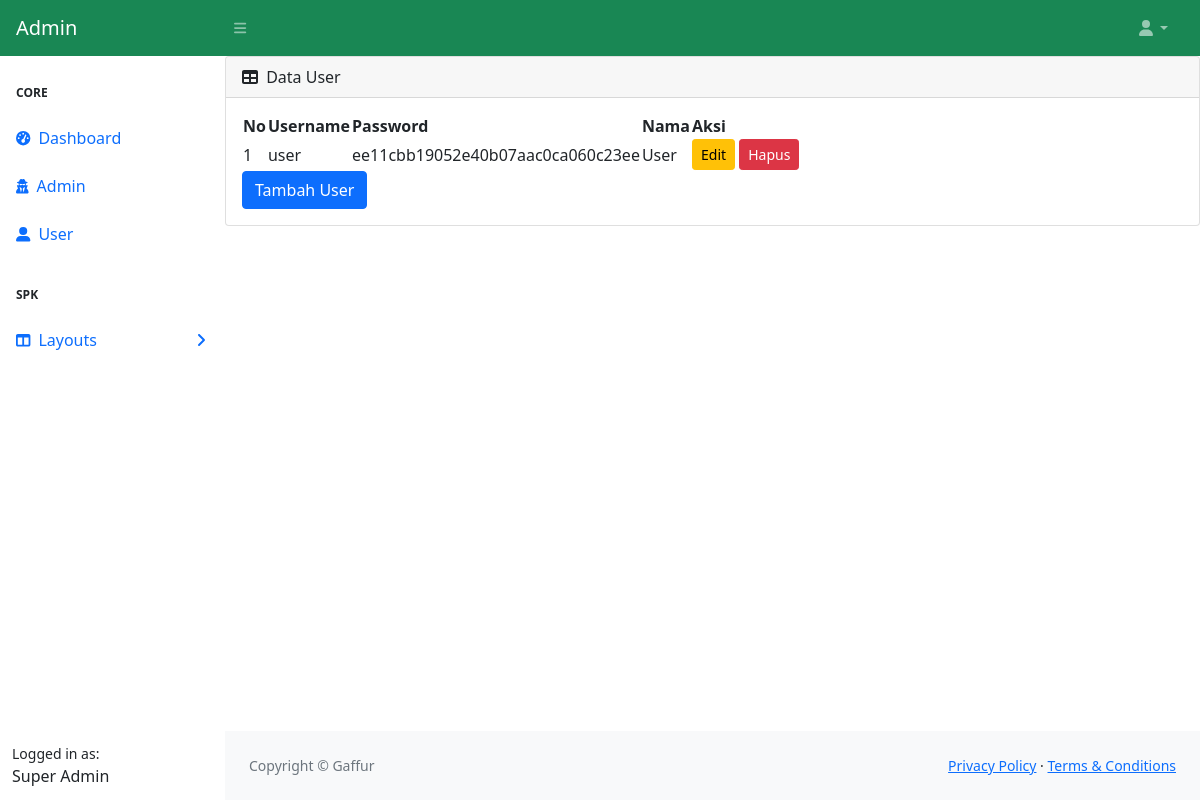
Screenshot of /admin/user.php (signed in) with the database file from the repository.
### tables this page shows
CREATE TABLE `user` (
  `id` int(11) NOT NULL,
  `class` varchar(125) NOT NULL,
  `username` varchar(125) NOT NULL,
  `password` varchar(125) NOT NULL,
  `nama` varchar(125) NOT NULL
);

### admin/user.php (the view, shortened to what this page needs)
<?php include 'header.php' ?>
<?php include '../koneksi.php';
?>
<div id="layoutSidenav_content">
<main>
  <div class="card mb-4">
  <div class="card-header">
    <i class="fas fa-table me-1"></i>
     Data User</div>
   <div class="card-body">
   <table id="datatablesSimple">
    <thead>
      <tr>
        <th>No</th>
        <th>Username</th>
        <th>Password</th>
        <th>Nama</th>
        <th>Aksi</th>
      </tr>
    </thead>
    <tbody>
      <?php
        $no = 1;
        $sql = $conn->query("SELECT * FROM user WHERE class='user'");
        if($sql->num_rows>0){
          while($row = $sql->fetch_assoc()){
      ?>
      <tr>
      <td><?= $no++; ?></td>
      <td><?= $row['username'] ?></td>
      <td><?= md5($row['password']) ?></td>
      <td><?= $row['nama'] ?></td>
      <td>
          <a href="edit_user.php?id=<?=$row['id']; ?>" class="btn btn-warning btn-sm">Edit</a>
          <a href="delete_user.php?id=<?= $row['id']; ?>" class="btn btn-danger btn-sm" onclick="return confirm('Data ingin dihapus?')">Hapus</a>
    </td>
      </tr>
      <?php }} ?>
    </tbody>
  </table>
  <a href="tambah_user.php" class="btn btn-primary">Tambah User</a>
</div>
</main>
<?php include 'footer.php' ?>

### rows the page displays
user: username "user", password "ee11cbb19052e40b07aac0ca060c23ee", nama "User"

### other values shown
$_SESSION['admin'] "Super Admin"
